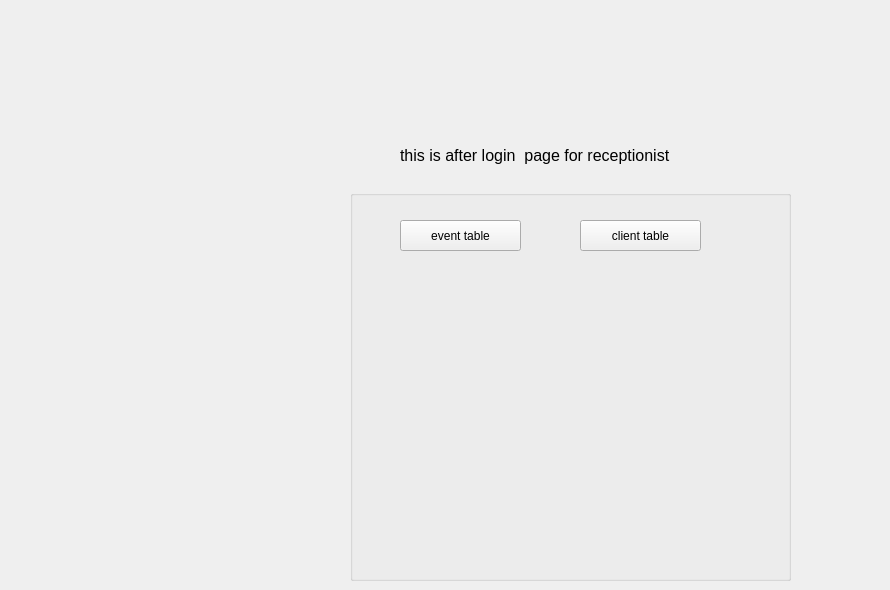
    <widget class="QWidget" name="afterloginforRECEPTIONIST">
     <widget class="QLabel" name="label_9">
      <property name="geometry">
       <rect>
        <x>400</x>
        <y>140</y>
        <width>481</width>
        <height>31</height>
       </rect>
      </property>
      <property name="font">
       <font>
        <pointsize>12</pointsize>
       </font>
      </property>
      <property name="text">
       <string>this is after login  page for receptionist</string>
      </property>
     </widget>
     <widget class="QGroupBox" name="groupBox_7">
      <property name="geometry">
       <rect>
        <x>350</x>
        <y>190</y>
        <width>441</width>
        <height>391</height>
       </rect>
      </property>
      <property name="title">
       <string/>
      </property>
      <widget class="QPushButton" name="R_login_eventbutton">
       <property name="geometry">
        <rect>
         <x>50</x>
         <y>30</y>
         <width>121</width>
         <height>31</height>
        </rect>
       </property>
       <property name="text">
        <string>event table</string>
       </property>
      </widget>
      <widget class="QPushButton" name="R_login_clientbutton">
       <property name="geometry">
        <rect>
         <x>230</x>
         <y>30</y>
         <width>121</width>
         <height>31</height>
        </rect>
       </property>
       <property name="text">
        <string>client table</string>
       </property>
      </widget>
     </widget>
    </widget>
